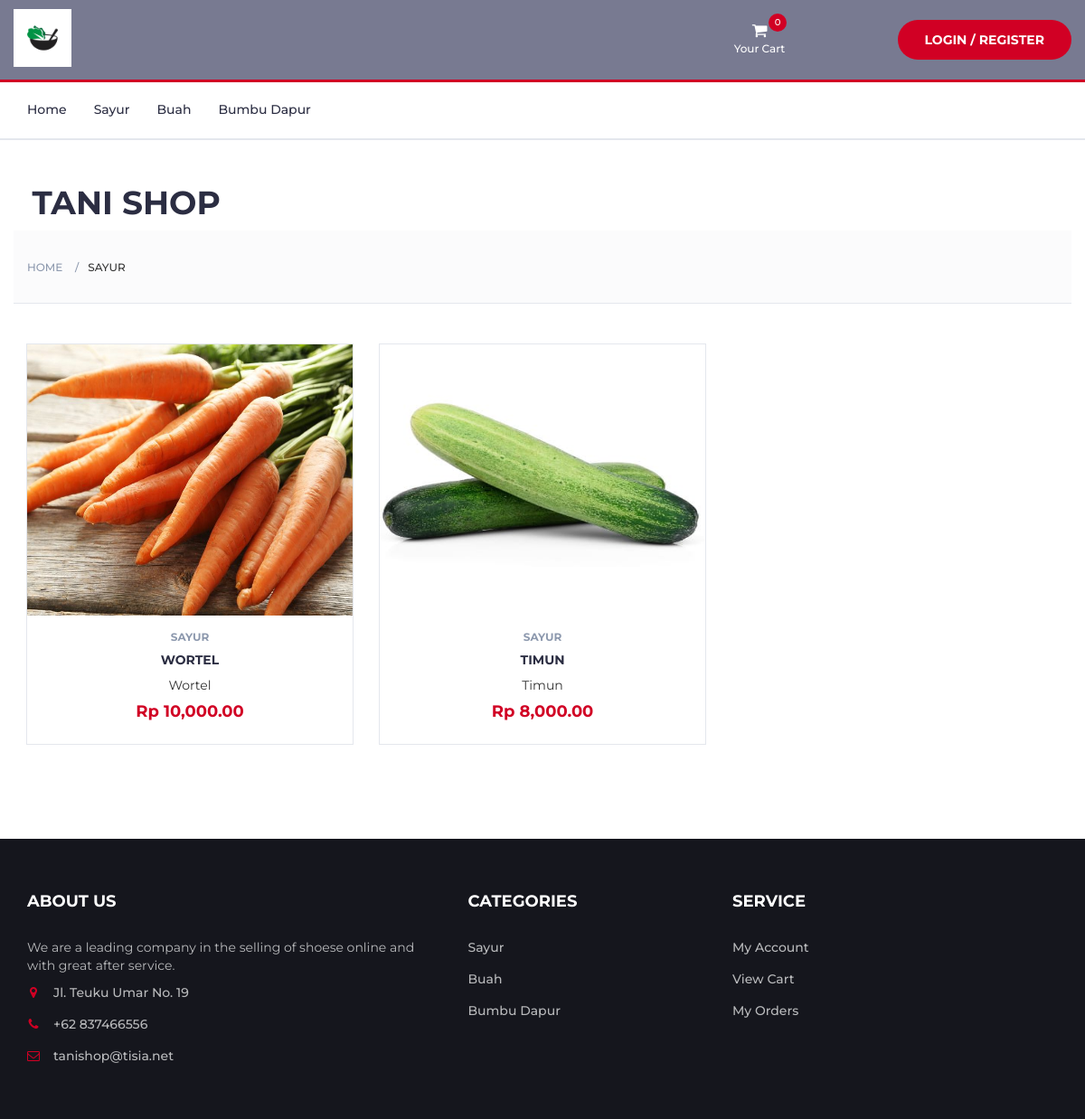
Page /Categories/?cat_id=4 on the committed database.
### tables this page shows
CREATE TABLE `category` (
  `cat_id` int(11) NOT NULL,
  `cat_name` varchar(30) NOT NULL
);

CREATE TABLE `products` (
  `prod_id` int(11) NOT NULL,
  `prod_name` varchar(30) NOT NULL,
  `prod_desc` varchar(500) NOT NULL,
  `prod_price` int(11) NOT NULL,
  `prod_img` varchar(255) NOT NULL,
  `sub_id` int(11) NOT NULL,
  `cat_id` int(11) NOT NULL
);

### application/controllers/Home_cont.php (called while the page is built, shortened)
<?php
class Home_cont extends CI_Controller {
	function __construct(){
		$this->load->helper('file');
		$this->load->helper('url');
		$this->load->helper('form');
		$this->load->model('Admin_model');
		$this->load->model('Home_model');
	}
    function products(){
        $session_data = $this->session->userdata('logged_in');
        $data['session_data'] = $session_data;
        $cat_id = $this->input->get('cat_id');
        $data['cats'] 	  = $this->Home_model->category($cat_id);
        $data['prod_cat'] = $this->Home_model->prod_cat($cat_id);
        $data['subcat']   = $this->Admin_model->showsubcategories();
        $data['cat']      = $this->Admin_model->showcategories();
        $data['prod']     = $this->Admin_model->products();
        $this->load->view('include/header',$data);
        $this->load->view('products',$data);
        $this->load->view('include/footer',$data);
    }
}
?>

### index.php (called while the page is built, shortened)
<?php
require_once BASEPATH.'core/CodeIgniter.php';

### application/models/Admin_model.php (called while the page is built, shortened)
<?php
class admin_model extends CI_model{
	function showcategories(){
		$cat = $this->db->get('category');
		return $cat->result_array();
	}
	function products(){
		$prod = $this->db->get('products');
		return $prod->result_array();
	}
}
?>

### application/models/Home_model.php (called while the page is built, shortened)
<?php
class home_model extends CI_model{
	function prod_cat($cat_id){
		$prod_cat = $this->db->where(['cat_id' => $cat_id])->get('products');
		$prod_cat = $prod_cat->result_array();
		return $prod_cat;
	}
	function category($cat_id){
		$cat_id = $this->db->where(['cat_id' => $cat_id])->get('category');
		$cat_id = $cat_id->result_array();
		return $cat_id;
	}
}

### application/views/products.php (the view, shortened to what this page needs)
<div class="section">
	<div class="container">
		<div class="row">
			<div id="store" class="col-md-12">
				<div class="row"><br>
					<h1>&nbsp;&nbsp;TANI SHOP</h1>
					<div id="breadcrumb" class="section">
						<div class="container">
							<div class="row">
								<div class="col-md-12">
									<ul class="breadcrumb-tree">
										<li><a href="<?php echo base_url()?>">Home</a></li>
										<?php foreach($cats as $catss){?>
											<li class="active"><?php echo $catss['cat_name']?></li>
										<?php }?>
									</ul>
								</div>
							</div>
						</div>
					</div>
					<?php foreach($prod_cat as $products){?>
						<div class="col-md-4 col-xs-6">
							<div class="product">
								<div class="product-img">
									<img src="<?php echo base_url()?>/assets/img/<?php echo $products['prod_img']?>" style="height: 300px;" >
								</div>
								<div class="product-body">
									<p class="product-category"><b>
										<?php
											foreach($cat as $category){
												if($products['cat_id'] == $category['cat_id']){
													echo $category['cat_name'];
												}
											}
										?></b>
									</p>
									<h3 class="product-name"><a href="#"><?php echo $products['prod_name']?></a></h3>
									<p><?php echo $products['prod_desc'] ?></p>
									<h4 class="product-price">Rp <?php echo $this->cart->format_number($products['prod_price']) ?></h4>
								</div>
								<div class="add-to-cart">
									<button class="add-to-cart-btn" id="addbtn" name="addbtn" onclick="addtocart('<?php echo $products['prod_id'];?>')">
									</button>
								</div>
							</div><br><br><br>
						</div>
					<?php }?>
				</div>
			</div>
		</div>
	</div>
</div>

### application/views/include/header.php (shortened to what this page needs)
<!DOCTYPE html>
<html lang="en">
	<head>
 		<link type="text/css" rel="stylesheet" href="<?php echo base_url()?>/assets/css/bootstrap.min.css"/>
 		<link type="text/css" rel="stylesheet" href="<?php echo base_url()?>/assets/css/slick.css"/>
 		<link type="text/css" rel="stylesheet" href="<?php echo base_url()?>/assets/css/slick-theme.css"/>
 		<link type="text/css" rel="stylesheet" href="<?php echo base_url()?>/assets/css/nouislider.min.css"/>
 		<link rel="stylesheet" href="<?php echo base_url()?>/assets/css/font-awesome.min.css">
 		<link type="text/css" rel="stylesheet" href="<?php echo base_url()?>/assets/css/style.css"/>
    </head>
	<body>
		<header>
			<div id="top-header">
				<div class="container-fluid">
					<div class="row">
						<div class="col-md-2">
							<div class="header-logo">
								<a href="<?php echo base_url()?>" class="logo">
									<img src="<?php echo base_url()?>/assets/img/logo.jpg" alt="" style="height: 64px; width: 64px;">
								</a>
							</div>
						</div>
						<div class="col-md-4 clearfix" id="logout1">
							<div class="header-ctn">
								<div class="dropdown">
									<a href="<?php echo base_url()?>View-Cart">
										<i class="fa fa-shopping-cart"></i>
										<span>Your Cart</span>
										<div class="qty"><?php echo $this->cart->total_items()?></div>
									</a>
								</div>
							</div>
						</div>
						<div class="col-md-3" align="right" id="logout">
							<?php if($this->session->logged_in){?>
								<p style="margin-top: 12px; color: white;">
									<a href="<?php echo base_url()?>My-Account" style="color: white;"><i class="fa fa-user"></i> My Account</a>&nbsp;&nbsp;
									<a href="<?php echo base_url()?>Login_cont/logout">
										<button class="primary-btn"><i class="fa fa-sign-out"></i> Logout</button>
									</a>
								</p>
							<?php } else {?>
								<button class="primary-btn" style="margin-top: 12px;" onclick="window.location.href='<?php echo base_url()?>Logged_in'">Login / Register</button>
							<?php } ?>
						</div>
					</div>
				</div>
			</div>
		</header>
		<nav id="navigation">
			<div class="container">
				<div id="responsive-nav">
					<ul class="main-nav nav navbar-nav">
						<li><a href="<?php echo base_url()?>">Home</a></li>
						<?php foreach($cat as $category){?>
							<li class="li-item">
								<a href="<?php echo base_url()?>Categories/?cat_id=<?php echo $category['cat_id']?> ">
									<?php echo $category['cat_name'] ?>
								</a>
							</li>
						<?php }?>
					</ul>
				</div>
			</div>
		</nav>

### application/views/include/footer.php (shortened to what this page needs)
		<footer id="footer">
			<div class="section">
				<div class="container">
					<div class="row">
						<div class="col-md-5 col-xs-6">
							<div class="footer">
								<h3 class="footer-title">About Us</h3>
								<p>We are a leading company in the selling of shoese online and with great after service.</p>
								<ul class="footer-links">
									<li><a href="#"><i class="fa fa-map-marker"></i>Jl. Teuku Umar No. 19</a></li>
									<li><a href="#"><i class="fa fa-phone"></i>+62 837466556</a></li>
									<li><a href="#"><i class="fa fa-envelope-o"></i>tanishop@tisia.net</a></li>
								</ul>
							</div>
						</div>
						<div class="col-md-3 col-xs-6">
							<div class="footer">
								<h3 class="footer-title">Categories</h3>
								<ul class="footer-links">
									<?php foreach($cat as $category){?>
									<li>
										<a href="<?php echo base_url()?>Categories/?cat_id=<?php echo $category['cat_id']?> ">
											<?php echo $category['cat_name'] ?>
										</a>
									</li>
									<?php }?>
								</ul>
							</div>
						</div>
						<div class="col-md-4 col-xs-6">
							<div class="footer">
								<h3 class="footer-title">Service</h3>
								<ul class="footer-links">
									<li><a href="<?php echo base_url()?>My-Account">My Account</a></li>
									<li><a href="<?php echo base_url()?>View-Cart">View Cart</a></li>
									<li><a href="<?php echo base_url()?>Orders">My Orders</a></li>
								</ul>
							</div>
						</div>
					</div>
				</div>
			</div>
		</footer>
</body>
</html>

### assets/css/style.css (style rules this page uses)
body { font-family: 'Montserrat', sans-serif; font-weight: 400; color: #333; }
h1, h2, h3, h4, h5, h6 { color: #2B2D42; font-weight: 700; margin: 0 0 10px; }
a { color: #2B2D42; font-weight: 500; -webkit-transition: 0.2s color; transition: 0.2s color; }
ul, ol { margin: 0; padding: 0; list-style: none }
.primary-btn { display: inline-block; padding: 12px 30px; background-color: #D10024; border: none; border-radius: 40px; color: #FFF; text-transform: uppercase; font-weight: 700; text-align: center; -webkit-transition: 0.2s all; transition: 0.2s all; }
.section { padding-top: 30px; padding-bottom: 30px; }
#breadcrumb { padding: 30px 0px; background: #FBFBFC; border-bottom: 1px solid #E4E7ED; margin-bottom: 30px; }
#breadcrumb .breadcrumb-tree { display: inline-block; }
#breadcrumb .breadcrumb-tree li { display: inline-block; font-size: 12px; font-weight: 500; text-transform: uppercase; }
#breadcrumb .breadcrumb-tree li+li { margin-left: 10px; }
#breadcrumb .breadcrumb-tree li+li:before { content: '/'; display: inline-block; color: #8D99AE; margin-right: 10px; }
#breadcrumb .breadcrumb-tree li a { color: #8D99AE; }
#top-header { padding-top: 10px; padding-bottom: 10px; background-color: #787a91; }
.header-logo { float: left; }
.header-logo .logo img { display: block; }
.header-ctn { float: right; padding: 15px 0px; }
.header-ctn>div { display: inline-block; }
.header-ctn>div>a { display: block; position: relative; width: 90px; text-align: center; color: #FFF; }
.header-ctn>div>a>i { display: block; font-size: 18px; }
.header-ctn>div>a>span { font-size: 12px; }
.header-ctn>div>a>.qty { position: absolute; right: 15px; top: -10px; width: 20px; height: 20px; line-height: 20px; text-align: center; border-radius: 50%; font-size: 10px; color: #FFF; background-color: #D10024; }
#navigation { background: #FFF; border-bottom: 2px solid #E4E7ED; border-top: 3px solid #D10024; }
.main-nav>li+li { margin-left: 30px }
.main-nav>li>a { padding: 20px 0px; }
.main-nav>li>a:after { content: ""; display: block; width: 0%; height: 2px; background-color: #D10024; -webkit-transition: 0.2s all; transition: 0.2s all; }
.product { position: relative; margin: 15px 0px; -webkit-box-shadow: 0px 0px 0px 0px #E4E7ED, 0px 0px 0px 1px #E4E7ED; box-shadow: 0px 0px 0px 0px #E4E7ED, 0px 0px 0px 1px #E4E7ED; -webkit-transition: 0.2s all; transition: 0.2s all; }
.product .product-img { position: relative; }
.product .product-img>img { width: 100%; }
.product .product-body { position: relative; padding: 15px; background-color: #FFF; text-align: center; z-index: 20; }
.product .product-body .product-category { text-transform: uppercase; font-size: 12px; color: #8D99AE; }
.product .product-body .product-name { text-transform: uppercase; font-size: 14px; }
.product .product-body .product-name>a { font-weight: 700; }
.product .product-body .product-price { color: #D10024; font-size: 18px; }
.product .add-to-cart { position: absolute; left: 1px; right: 1px; bottom: 1px; padding: 15px; background: #1e1f29; text-align: center; -webkit-transform: translateY(0%); -ms-transform: translateY(0%); transform: translateY(0%); -webkit-transition: 0.2s all; transition: 0.2s all; z-index: 2; }
.product .add-to-cart .add-to-cart-btn { position: relative; border: 2px solid transparent; height: 40px; padding: 0 30px; background-color: #ef233c; color: #FFF; text-transform: uppercase; font-weight: 700; border-radius: 40px; -webkit-transition: 0.2s all; transition: 0.2s all; }
#footer { background: #15161D; color: #B9BABC; }
.footer { margin: 30px 0px; }
.footer .footer-title { color: #FFF; text-transform: uppercase; font-size: 18px; margin: 0px 0px 30px; }
.footer-links li+li { margin-top: 15px; }
.footer-links li a { color: #B9BABC; }
.footer-links li i { margin-right: 15px; color: #D10024; width: 14px; text-align: center; }

### application/views/include/header.php (style rules this page uses)
@media only screen and (min-width: 991px) { #logout1 { margin-left: 300px; } }

### rows in the picture
category: cat_name "Sayur", cat_name "SAYUR"
category: cat_name "Buah"
category: cat_name "Bumbu Dapur"
products: prod_img (picture), prod_name "WORTEL", prod_desc "Wortel", prod_price "10,000.00"
products: prod_img (picture), prod_name "TIMUN", prod_desc "Timun", prod_price "8,000.00"

### other values in the picture
$this->cart->total_items() "0"
